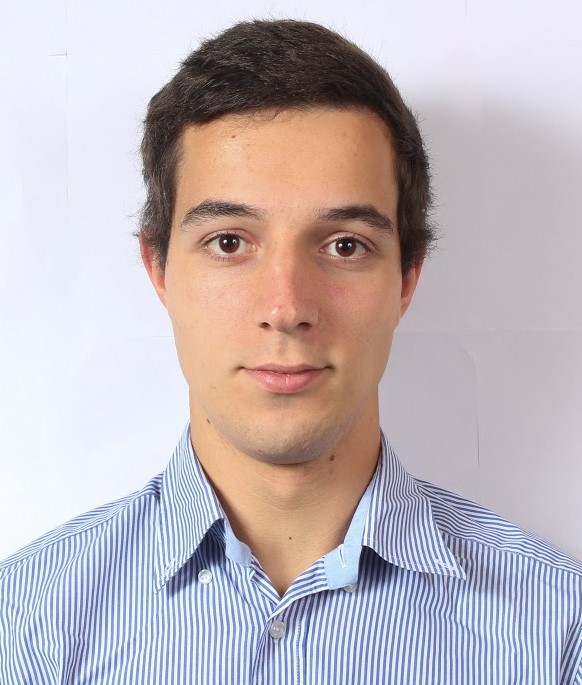
#> input picture pics/alex.jpg, 582 x 685 px
$ python -i style.py   (imports and definitions only)
#> lines starting #> are read from the running program, lines starting #| are printed output that depends on the picture
"""Photo retouching applied before a picture is turned into bricks.

A style is a small recipe: punchier colours, flatter regions, comic-book
outlines and/or a restricted palette. Flat, saturated areas suit LEGO far better
than photographic texture, which otherwise turns into a scatter of odd bricks.
"""

from __future__ import annotations

from dataclasses import dataclass

import cv2
import numpy as np

# Longest side the source is shrunk to before retouching. Filters are slow on
# multi-megapixel photos, and the mosaic is at most a few hundred studs anyway.
WORKING_MAX_DIMENSION = 800


@dataclass(frozen=True)
class Style:
    """How to retouch a picture before matching it to bricks."""

    # Multiplier on HSV saturation; 1.0 leaves colours unchanged.
    saturation: float = 1.0
    # CLAHE clip limit on lightness, for local contrast; 0 to skip.
    contrast: float = 0.0
    # Edge-preserving smoothing passes, turning texture into flat areas; 0 to skip.
    flatten: int = 0
    # Draw a dark one-stud outline along strong edges, comic-book style.
    outline: bool = False
    # Default LEGO colour names for this style; None keeps the usual palette.
    colors: tuple[str, ...] | None = None


STYLES: dict[str, Style] = {
    "natural": Style(),
    # Warhol-like: loud, flat colour from a short, vivid palette.
    "pop": Style(
        saturation=1.6,
        contrast=2.5,
        flatten=3,
        colors=(
            "Black",
            "White",
            "Red",
            "Yellow",
            "Blue",
            "Dark Pink",
            "Bright Pink",
            "Orange",
            "Bright Green",
            "Medium Azure",
            "Magenta",
            "Lime",
        ),
    ),
    # Lichtenstein-like: vivid flat colour held together by black outlines.
    "comic": Style(saturation=1.4, contrast=2.0, flatten=3, outline=True),
}


def retouch(img: np.ndarray, style: Style) -> np.ndarray:
    """Return an (H, W, 3) RGB uint8 image with the style's colour and
    smoothing applied; the image may come back smaller (see
    ``WORKING_MAX_DIMENSION``), never larger."""
    height, width = img.shape[:2]
    scale = WORKING_MAX_DIMENSION / max(height, width)
    if scale < 1:
        img = cv2.resize(img, (round(width * scale), round(height * scale)), interpolation=cv2.INTER_AREA)

    for _ in range(style.flatten):
        img = cv2.bilateralFilter(img, d=9, sigmaColor=60, sigmaSpace=9)

    if style.contrast:
        lab = cv2.cvtColor(img, cv2.COLOR_RGB2Lab)
        clahe = cv2.createCLAHE(clipLimit=style.contrast, tileGridSize=(8, 8))
        lab[:, :, 0] = clahe.apply(lab[:, :, 0])
        img = cv2.cvtColor(lab, cv2.COLOR_Lab2RGB)

    if style.saturation != 1.0:
        hsv = cv2.cvtColor(img, cv2.COLOR_RGB2HSV).astype(np.float32)
        hsv[:, :, 1] = np.clip(hsv[:, :, 1] * style.saturation, 0, 255)
        img = cv2.cvtColor(hsv.astype(np.uint8), cv2.COLOR_HSV2RGB)
    return img


def outline_mask(img: np.ndarray, low: int = 90, high: int = 180, min_length: int = 6) -> np.ndarray:
    """Return an (H, W) bool mask of the strong edges in a stud-resolution RGB
    image: one stud wide, where a comic outline should go. Edge fragments
    shorter than ``min_length`` studs are dropped: at stud scale they read as
    stray dark bricks (wrinkles, hair strands), not as lines."""
#> called with low = 90, high = 180, min_length = 6
    gray = cv2.cvtColor(img, cv2.COLOR_RGB2GRAY)
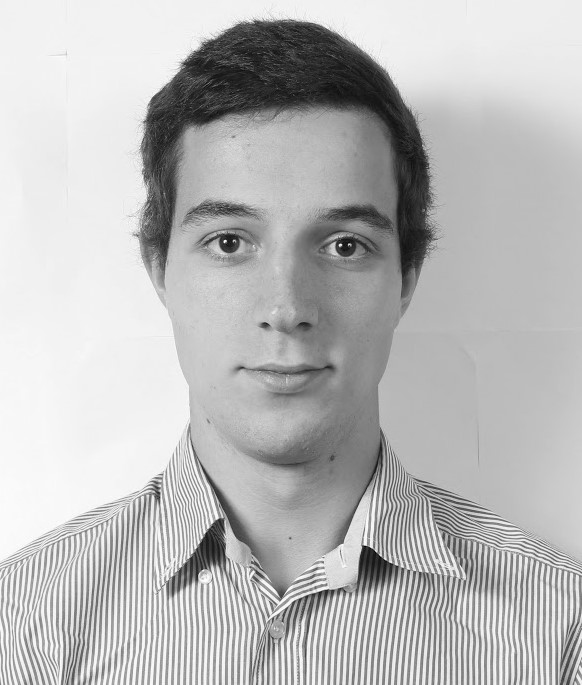
#> gray: shape (685, 582); min 3, max 255, mean 185.6
    edges = (cv2.Canny(gray, low, high) > 0).astype(np.uint8)
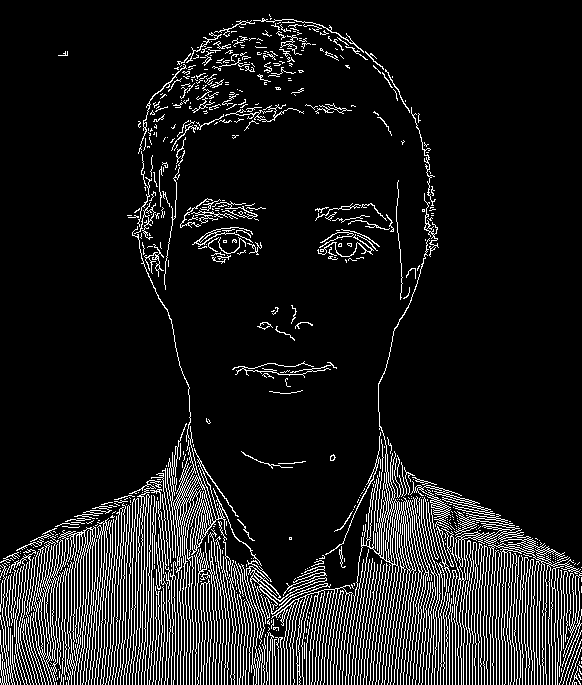
#> edges: shape (685, 582); values 0 (black) and 1 (white), 10.7% white in thin lines or dots
    count, labels, stats, _ = cv2.connectedComponentsWithStats(edges, connectivity=8)
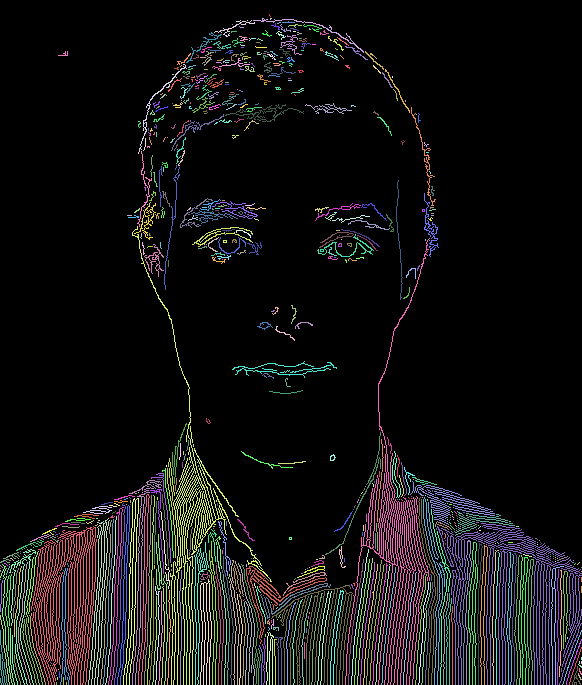
#> labels: shape (685, 582) int32; 669 distinct labels, from 0 to 668; one colour per label, 0 black
#> count = 669; stats = 669 rows, first 6: [0, 0, 582, 685, 356207], [269, 14, 2, 3, 3], [253, 18, 111, 35, 167], [270, 18, 2, 2, 3], [214, 20, 41, 17, 82], [247, 20, 1, 1, 1]
    long_enough = stats[:, cv2.CC_STAT_AREA] >= min_length
    long_enough[0] = False  # Label 0 is the background.
    return long_enough[labels]
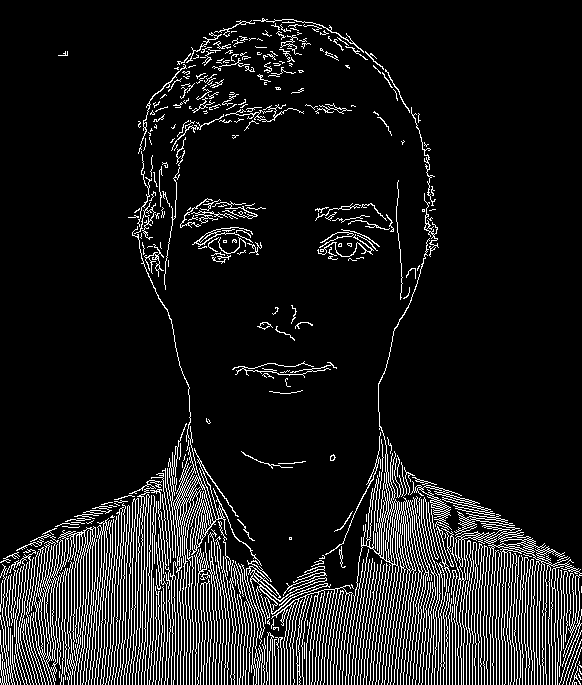
#> returned value: shape (685, 582) bool; 10.5% white in thin lines or dots

>>> import cv2
>>> picture = cv2.cvtColor(cv2.imread('../../pics/alex.jpg'), cv2.COLOR_BGR2RGB)
>>> result = outline_mask(picture)
